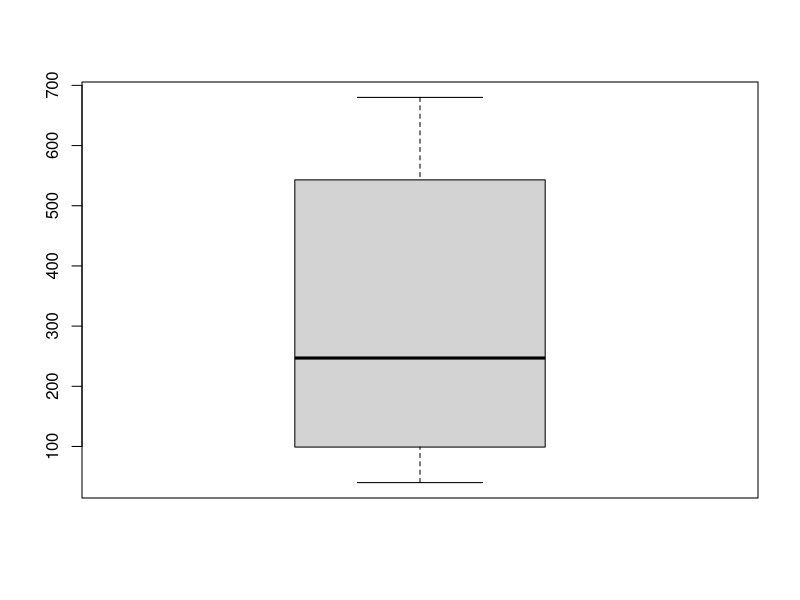
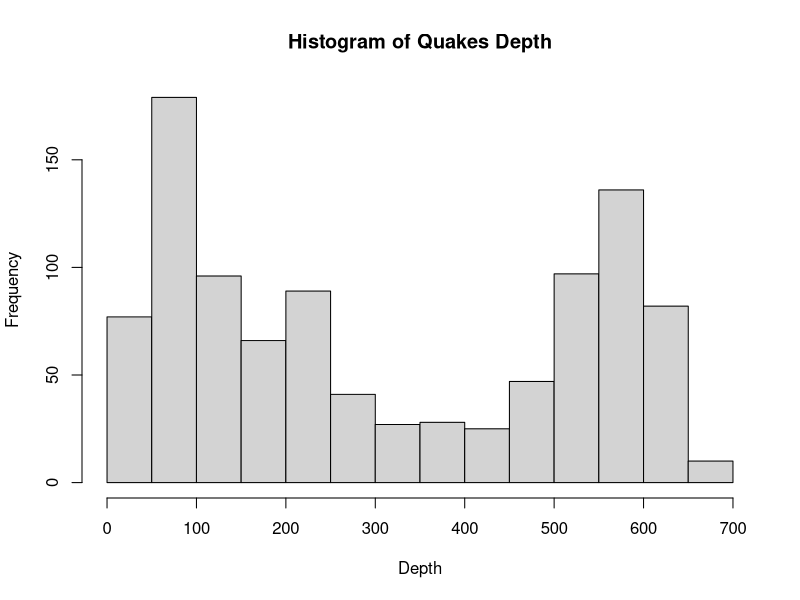
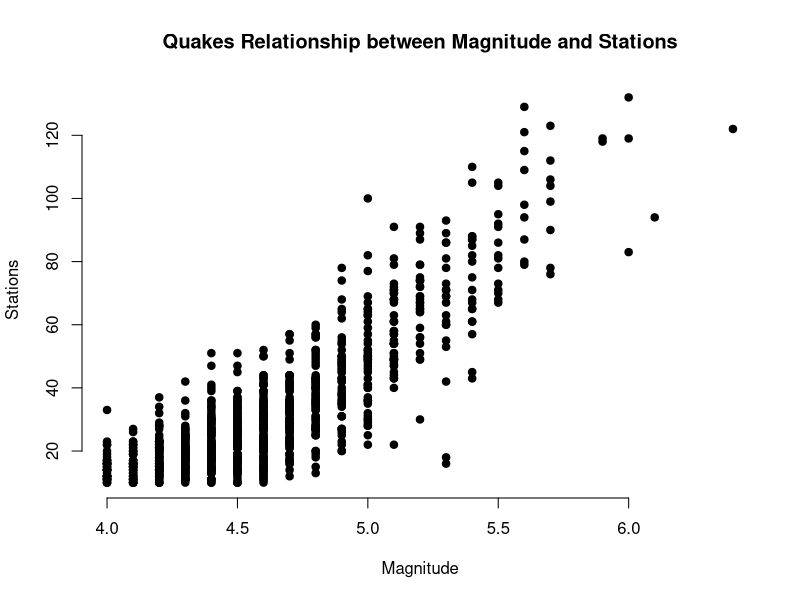
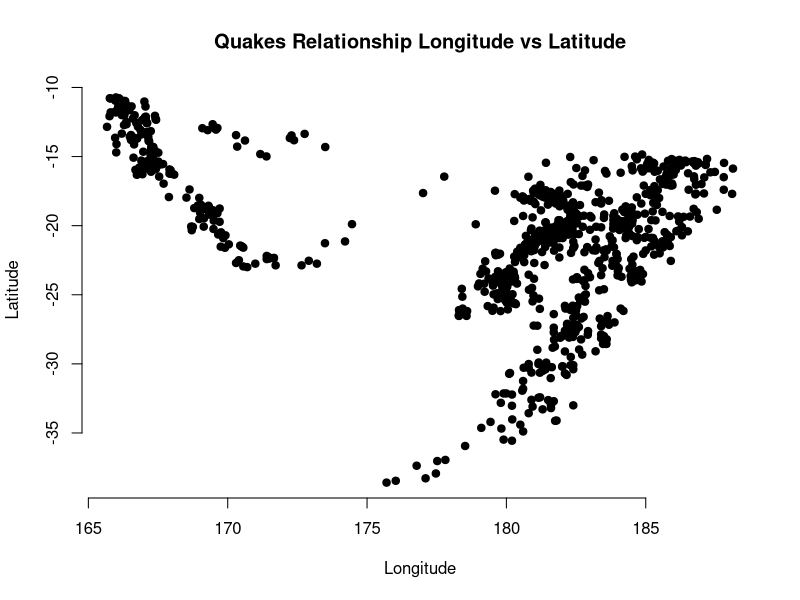

Generate these figures, in order, with R:
## ---- chunk 1
#DO NOT EDIT THIS CHUNK OR ANYTHING ABOVE IT!
knitr::opts_chunk$set(echo = TRUE, eval = TRUE, fig.align = "center", warning = F, message = F, tidy=T, tidy.opts=list(width.cutoff=50))
## ---- chunk 2
head(quakes)
## ---- chunk 3

dim(quakes)
## ---- chunk 4
# your code here

min(quakes$mag)
max(quakes$mag)
mean(quakes$mag)
median(quakes$mag)

min(quakes$depth)
max(quakes$depth)
mean(quakes$depth)
median(quakes$depth)
## ---- chunk 5
median(quakes$mag[quakes$long>175])

median(quakes[quakes$long>175,]$mag) #this is the more conventional notation
## ---- chunk 6
mean(quakes$mag[quakes$depth>(median(quakes$depth))])
mean(quakes$mag[quakes$depth<(median(quakes$depth))])
## ---- chunk 7

sd(quakes$lat[quakes$depth>(median(quakes$depth))])
sd(quakes$lat[quakes$depth<(median(quakes$depth))])

## ---- chunk 8

quakes$depth_m <- quakes$depth*1000
head(quakes)
## ---- chunk 9
boxplot(quakes$depth)
## ---- chunk 10
hist(quakes$depth, main= "Histogram of Quakes Depth", xlab="Depth")
## ---- chunk 11
plot(quakes$mag, quakes$stations, main = "Quakes Relationship between Magnitude and Stations",
     xlab = "Magnitude", ylab = "Stations",
     pch = 19, frame = FALSE)


## ---- chunk 12

plot(quakes$long, quakes$lat, main = "Quakes Relationship Longitude vs Latitude",
     xlab = "Longitude", ylab = "Latitude",
     pch = 19, frame = FALSE)

mean(quakes$depth[quakes$long>178])
mean(quakes$depth[quakes$long<178])

## ---- chunk 13
## DO NOT DELETE OR MODIFY THIS CHUNK: IT MUST BE PRESENT TO RECEIVE CREDIT FOR THE ASSIGNMENT
sessionInfo(); Sys.time(); Sys.info()
